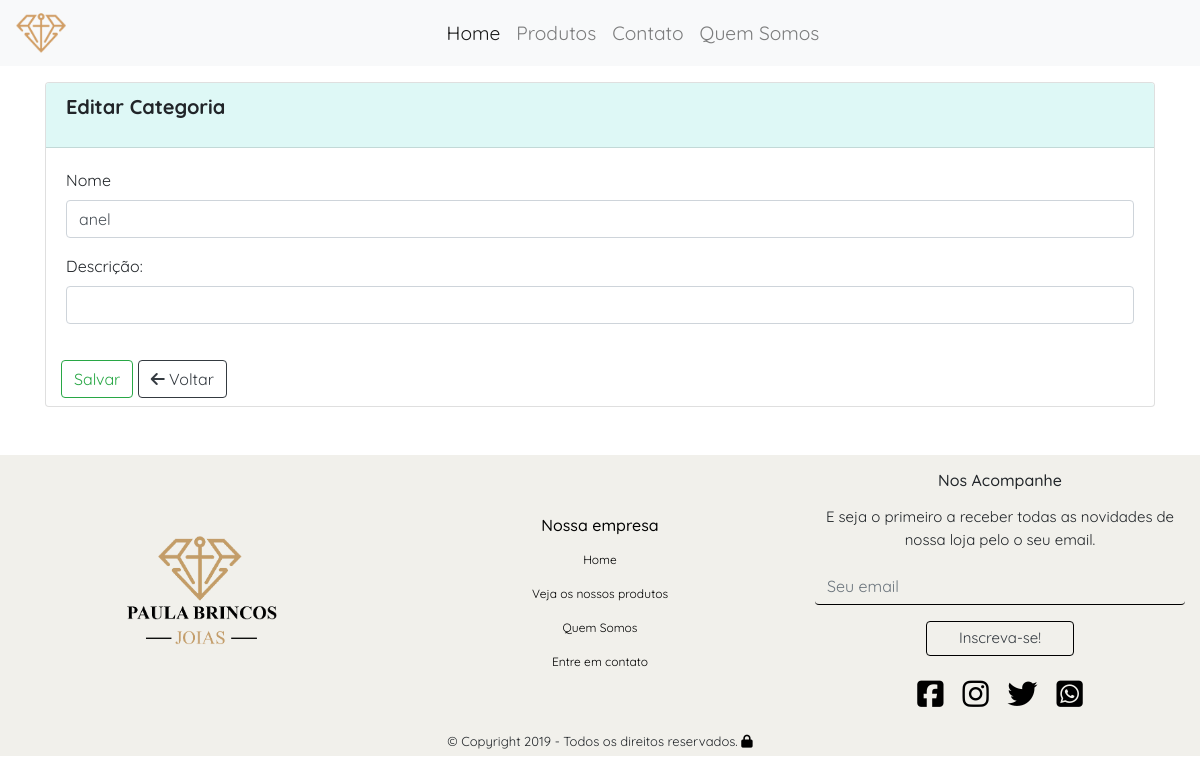
The app's page /categoria/editar/2 (signed in), older data.
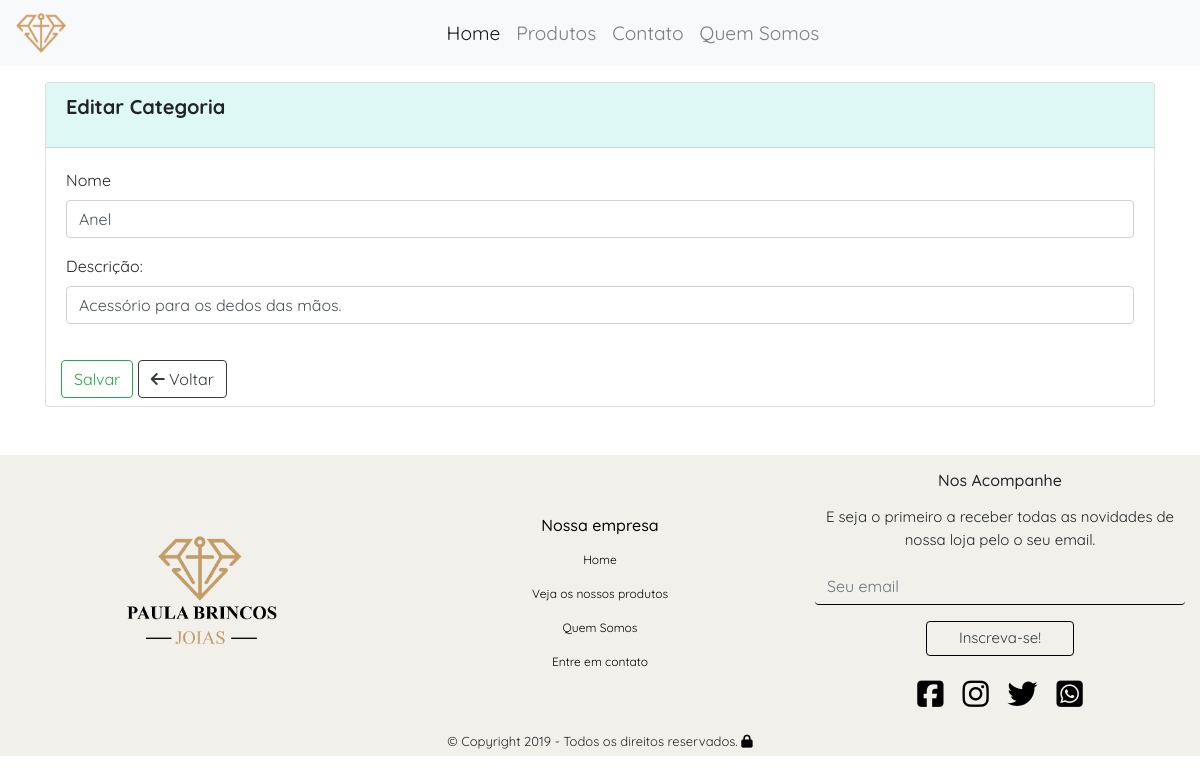
The same page, newer data.
### tables this page shows
CREATE TABLE `categoria` (
  `id` int(11) NOT NULL,
  `nome` varchar(45) NOT NULL,
  `descricao` varchar(255) NOT NULL
);

### app/core/Controller.php (called while the page is built, shortened)
<?php
class Controller{
    public function load($viewName, $viewData=array()){
        extract($viewData);
        include "app/views/" . $viewName .".php";
    }
}

### app/core/Core.php (called while the page is built, shortened)
<?php
class Core{
    private $controller;
    private $metodo;
    private $parametros = array();
    public function run(){
       $c = new $controllerCorrente;
       call_user_func_array(array($c, $this->getMetodo()), $this->getParametros());
    }
    public function verificaUri(){
        $url =explode("index.php", $_SERVER["PHP_SELF"]);
        $url = end($url);
        if($url!=""){
            $url = explode('/', $url);
            array_shift($url);
            $this->controller = ucfirst($url[0]) ."Controller";
            array_shift($url);
            if(isset($url[0])){
                $this->metodo = $url[0];
                array_shift($url);
            }
            if(isset($url[0])){
                $this->parametros= array_filter($url);
            }
        }else{
            $this->controller = ucfirst(CONTROLLER_PADRAO) ."Controller";
        }
    }
    public function getMetodo() {
        if(method_exists(NAMESPACE_CONTROLLER .$this->controller, $this->metodo)){
            return $this->metodo;
        }
        return METODO_PADRAO;
    }
    public function getParametros() {
        return $this->parametros;
    }
}

### index.php (called while the page is built, shortened)
<?php
require 'app/core/Core.php';
$core = new Core;
$core->run();

### app/core/Model.php (called while the page is built, shortened)
<?php
abstract class Model{
    public function __construct() {
        $this->db = new \PDO("mysql:dbname=".BANCO.";host=".SERVIDOR,USUARIO,SENHA);
    }
}

### app/models/Categoria.php (called while the page is built, shortened)
<?php
class Categoria extends Model{
    public function getCategoria($id){
        $resultado = array();
        $sql = "SELECT * FROM categoria WHERE id = :id";
        $qry = $this->db->prepare($sql);
        $qry->bindValue(":id", $id);
        $qry->execute();
        if($qry->rowCount()>0){
            $resultado = $qry->fetch(\PDO::FETCH_OBJ);
        }
        return $resultado;
    }
}

### app/views/categoria/Editar.php (the view, shortened to what this page needs)
<div class="container mt-3">
    <div class="card">
        <h5 class="card-header">
            <p class="font-weight-bold">Editar Categoria</p>
        </h5>
        <div class="card-body">
            <form action="<?php echo URL_BASE . "/categoria/salvar" ?>" method="POST">
                <div class="form-group">
                    <div class="form-group">
                        <label for="inputname">Nome</label>
                        <input type="name" name="nome" value="<?php echo $categoria->nome ?>" class="form-control" id="inputname" placeholder="Digite o nome da categoria">
                    </div>
                </div>
                <div class="form-group">
                    <label for="exampleFormControlTextarea1">Descrição:</label>
                    <input name="descricao" value="<?php echo $categoria->descricao ?>" class="form-control" id="exampleFormControlTextarea1" rows="3">
                </div>
        </div>
        <div class="col-md-6">
            <input type="submit" value="Salvar" class="btn btn-outline-success mb-2">
            <a href="<?php echo URL_BASE . "/categoria" ?>"><button type="button" class="btn btn-outline-dark mb-2"><i class="fas fa-arrow-left"></i> Voltar</button></a>
        </div>
    </div>
</div>

Row changes from the older to the newer data that the page shows:
changed categoria: nome "anel" → "Anel"; descricao (not shown) → "Acessório para os dedos das mãos."
